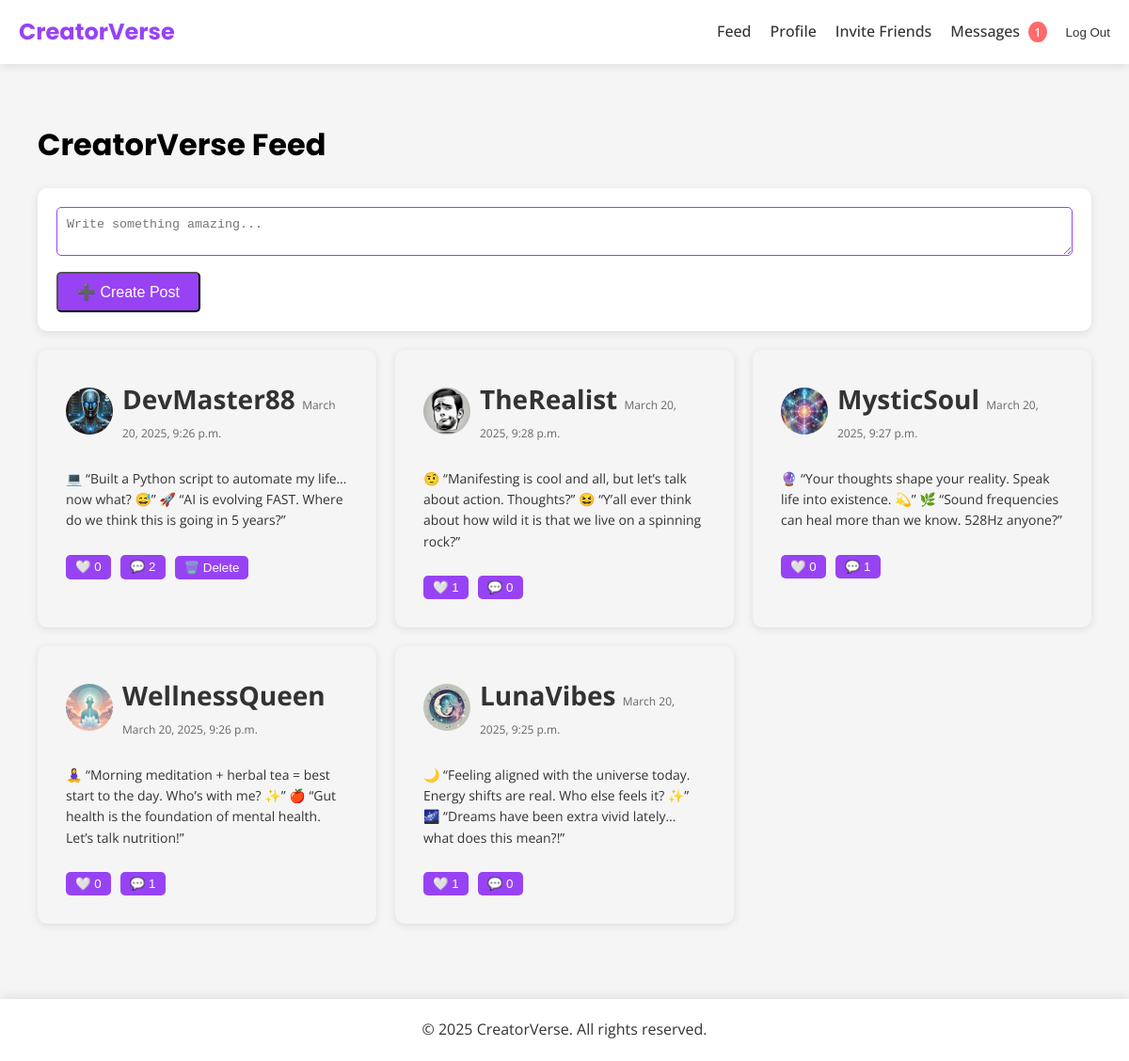
/feed/ (signed in), run on the app's committed database.
### feed/models.py (models this page shows, shortened)
class Post(models.Model):
    user = models.ForeignKey(User, on_delete=models.CASCADE, related_name="posts")
    content = models.TextField()
    created_at = models.DateTimeField(auto_now_add=True)
    likes = models.ManyToManyField(User, related_name="liked_posts", blank=True)
    keywords = models.CharField(max_length=255, blank=True, null=True)
    class Meta:
        ordering = ["-created_at"]

### users/models.py (models this page shows, shortened)
class CustomUser(AbstractUser):
    bio = models.TextField(blank=True, null=True, help_text="Tell others about yourself")
    profile_image = models.ImageField(
        upload_to="profile_pics/",
        blank=True,
        null=True,
        help_text="Upload a profile picture"
    )
    used_invite = models.BooleanField(
        default=False,
        help_text="Has this user used an invite code?"
    )
    following = models.ManyToManyField(
        'self',
        symmetrical=False,
        related_name='followers',
        blank=True,
        help_text="Users this user is following"
    )
    class Meta:
        verbose_name = "User"
        verbose_name_plural = "Users"

### feed/views.py (the view)
# urls.py: path('', feed_view, name='feed'),
@login_required
def feed_view(request):
    user_interactions = Post.objects.filter(
        Q(likes=request.user) | Q(comments__user=request.user)
    ).distinct()
    interacted_keywords = set()
    for post in user_interactions:
        if hasattr(post, 'keywords') and post.keywords:  # Ensure 'keywords' exists
            interacted_keywords.update(post.keywords.split(', '))
    interacted_keywords = list(interacted_keywords)
    recommended_posts = Post.objects.filter(
        Q(keywords__in=interacted_keywords)
    ).exclude(user=request.user).distinct() if interacted_keywords else Post.objects.none()
    trending_posts = Post.objects.annotate(
        num_likes=Count('likes'),
        num_comments=Count('comments'),
        relevance_score=F('num_likes') * 2 + F('num_comments')  # Weighted ranking
    ).order_by('-relevance_score', '-created_at')
    time_threshold = now() - datetime.timedelta(days=7)
    latest_posts = Post.objects.filter(created_at__gte=time_threshold).order_by('-created_at')
    personalized_posts = Post.objects.annotate(
        interacted=Case(
            When(likes=request.user, then=Value(1)),
            When(comments__user=request.user, then=Value(1)),
            default=Value(0),
            output_field=IntegerField(),
        )
    ).order_by('-interacted', '-created_at')
    all_posts = list(recommended_posts) + list(personalized_posts) + list(trending_posts) + list(latest_posts)
    seen = set()
    unique_posts = []
    for post in all_posts:
        if post.id not in seen:
            seen.add(post.id)
            unique_posts.append(post)
    return render(request, 'feed/feed.html', {'posts': unique_posts})

### users/context_processors.py (called while the page is built)
def site_settings(request):
    from django.conf import settings
    return {
        'SITE_NAME': 'CreatorVerse',
        'SITE_URL': settings.SITE_URL,
    }

def unread_messages(request):
    if request.user.is_authenticated:
        from users.models import Message
        return {
            'unread_count': Message.objects.filter(
                receiver=request.user,
                is_read=False
            ).count()
        }
    return {}

### feed/templates/feed/feed.html (shortened to what this page needs)
{% extends "base.html" %}
{% block content %}
<section class="feed-section">
    <h1 class="feed-title"> CreatorVerse Feed</h1>
    {% if user.is_authenticated %}
    <form method="POST" action="{% url 'new_post' %}" class="create-post-form">
        <textarea name="content" placeholder="Write something amazing..." required></textarea>
        <button type="submit" class="btn btn-primary">➕ Create Post</button>
    </form>
    {% endif %}
    <div class="feed-grid">
        {% for post in posts %}
        <div class="post-card">
            <div class="post-header">
                <img src="{{ post.user.profile_image.url }}" alt="{{ post.user.username }}" class="post-avatar">
                <div class="post-user">
                    <strong>
                        <a href="{% url 'profile' username=post.user.username %}" class="username">
                            {{ post.user.username }}
                        </a>
                    </strong>
                    <span class="post-date">{{ post.created_at|date:"F j, Y, g:i a" }}</span>
                </div>
            </div>
            <p class="post-content">{{ post.content }}</p>
            <div class="post-actions">
                <button class="like-btn" data-post-id="{{ post.id }}">
                    {% if user in post.likes.all %}
                    ❤️
                    {% else %}
                    🤍
                    {% endif %}
                    <span id="like-count-{{ post.id }}">{{ post.likes.count }}</span>
                </button>
                <button class="comment-btn" onclick="toggleComments('{{ post.id }}')">💬 {{ post.comments.count }}</button>
                {% if post.user == user %}
                <form action="{% url 'delete_post' post.id %}" method="POST" class="delete-form">
                    <button type="submit" class="btn-danger">🗑️ Delete</button>
                </form>
                {% endif %}
            </div>
        </div>
        {% empty %}
        <p>No posts yet. Be the first to post!</p>
        {% endfor %}
    </div>
</section>
{% endblock %}

### templates/base.html (shortened to what this page needs)
{% load static %}
<!DOCTYPE html>
<html lang="en">
<head>
    <link rel="stylesheet" href="{% static 'css/styles.css' %}">
</head>
<body>
    <header class="header">
        <nav class="navbar">
            <a href="{% url 'home' %}" class="logo">CreatorVerse</a>
            <ul class="nav-links">
                {% if user.is_authenticated %}
                    <li><a href="{% url 'feed' %}">Feed</a></li>
                    <li><a href="{% url 'profile' username=request.user.username %}">Profile</a></li>
                    <li><a href="{% url 'invite_friends' %}">Invite Friends</a></li>
                    <li>
                        <a href="{% url 'message_list' %}">
                            Messages
                            {% if unread_count and unread_count > 0 %}
                                <span class="badge">{{ unread_count }}</span>
                            {% endif %}
                        </a>
                    </li>
                    <li>
                        <form id="logout-form" action="{% url 'logout' %}" method="post" style="display: inline;">
                            <button type="submit" class="btn-logout">Log Out</button>
                        </form>
                    </li>
                {% else %}
                    <li><a href="{% url 'login' %}">Log In</a></li>
                    <li><a href="{% url 'register' %}">Sign Up</a></li>
                {% endif %}
            </ul>
        </nav>
    </header>
    <main class="main-content">
        {% block content %}{% endblock %}
    </main>
    <footer class="footer">
        <p>&copy; 2025 CreatorVerse. All rights reserved.</p>
    </footer>
</body>
</html>

### static/css/styles.css (style rules this page uses)
* { margin: 0; padding: 0; box-sizing: border-box; }
body { font-family: "Open Sans", sans-serif; color: #333333; line-height: 1.6; background: #F5F5F5; }
.header { background: #FFFFFF; padding: 15px 20px; box-shadow: 0 2px 10px rgba(0, 0, 0, 0.1); }
.navbar { display: flex; justify-content: space-between; align-items: center; max-width: 1200px; margin: 0 auto; }
.logo { font-size: 1.5rem; font-family: "Poppins", sans-serif; font-weight: bold; color: #9743F4; text-decoration: none; }
.nav-links { list-style: none; display: flex; gap: 20px; }
.nav-links a { text-decoration: none; color: #333333; font-weight: 500; transition: color 0.3s ease; }
.badge { background: #FF6B6B; color: #FFFFFF; padding: 2px 6px; border-radius: 50%; font-size: 0.8rem; margin-left: 5px; }
.btn-logout { background: none; border: none; color: #333333; font-weight: 500; cursor: pointer; transition: color 0.3s ease; }
.main-content { max-width: 1200px; margin: 20px auto; padding: 20px; }
.btn { padding: 10px 20px; font-size: 1rem; text-decoration: none; border-radius: 5px; transition: background 0.3s ease; }
.btn-primary { background: #9743F4; color: #FFFFFF; }
.footer { text-align: center; padding: 20px; background: #FFFFFF; margin-top: 40px; box-shadow: 0 -2px 10px rgba(0, 0, 0, 0.1); }
.feed-section { max-width: 1200px; margin: 0 auto; padding: 20px; }
.feed-title { font-size: 2rem; font-family: "Poppins", sans-serif; color: #000000; margin-bottom: 20px; }
.create-post-form { background: #FFFFFF; padding: 20px; border-radius: 10px; box-shadow: 0 2px 10px rgba(0, 0, 0, 0.1); margin-bottom: 20px; }
.create-post-form textarea { width: 100%; padding: 10px; border-radius: 5px; border: 1px solid #9743F4; margin-bottom: 10px; }
.feed-grid { display: grid; grid-template-columns: repeat(auto-fill, minmax(300px, 1fr)); gap: 20px; }
.post-card { background: #FFFFFF; border-radius: 10px; box-shadow: 0 2px 10px rgba(0, 0, 0, 0.1); transition: transform 0.3s ease, box-shadow 0.3s ease; overflow: hidden; }
.post-header { display: flex; align-items: center; padding: 15px; }
.post-avatar { width: 50px; height: 50px; border-radius: 50%; object-fit: cover; margin-right: 10px; }
.post-user { flex: 1; }
.username { color: #9743F4; text-decoration: none; }
.post-date { font-size: 0.9rem; color: #666666; }
.post-content { padding: 0 15px 15px 15px; color: #333333; }
.post-actions { display: flex; gap: 10px; padding: 0 15px 15px 15px; }
.post-actions button { background: #9743F4; color: #FFFFFF; border: none; padding: 5px 10px; border-radius: 5px; cursor: pointer; transition: background 0.3s ease; }
.delete-form { display: inline; }
.btn-danger { background: #FF6B6B; color: #FFFFFF; border: none; padding: 5px 10px; border-radius: 5px; cursor: pointer; transition: background 0.3s ease; }
.username { font-size: 28px; font-weight: bold; margin: 0; color: #333333; }
.post-card { background: #F5F5F5; padding: 15px; border-radius: 10px; box-shadow: 0 2px 8px rgba(0, 0, 0, 0.1); transition: transform 0.3s ease; }
.post-date { font-size: 12px; color: #666666; margin: 0 0 10px; }
.post-content { font-size: 14px; color: #333333; margin: 10px 0; }

### data on the page
Post: user.profile_image (picture), user.username "DevMaster88", created_at "March 20, 2025, 9:26 p.m.", content "💻 “Built a Python script to automate my life… now what? 😅” 🚀 “AI is evolving FAST. Where do we think this is going in 5 years?”", likes.count "0", comments.count "2", shows "🗑️ Delete"
Post: user.profile_image (picture), user.username "TheRealist", created_at "March 20, 2025, 9:28 p.m.", content "🤨 “Manifesting is cool and all, but let’s talk about action. Thoughts?” 😆 “Y’all ever think about how wild it is that we live on a spinning rock?”", likes.count "1", comments.count "0"
Post: user.profile_image (picture), user.username "MysticSoul", created_at "March 20, 2025, 9:27 p.m.", content "🔮 “Your thoughts shape your reality. Speak life into existence. 💫” 🌿 “Sound frequencies can heal more than we know. 528Hz anyone?”", likes.count "0", comments.count "1"
Post: user.profile_image (picture), user.username "WellnessQueen", created_at "March 20, 2025, 9:26 p.m.", content "🧘‍♀️ “Morning meditation + herbal tea = best start to the day. Who’s with me? ✨” 🍎 “Gut health is the foundation of mental health. Let’s talk nutrition!”", likes.count "0", comments.count "1"
Post: user.profile_image (picture), user.username "LunaVibes", created_at "March 20, 2025, 9:25 p.m.", content "🌙 “Feeling aligned with the universe today. Energy shifts are real. Who else feels it? ✨” 🌌 “Dreams have been extra vivid lately… what does this mean?!”", likes.count "1", comments.count "0"

### other printed values
{{ unread_count }} "1"
